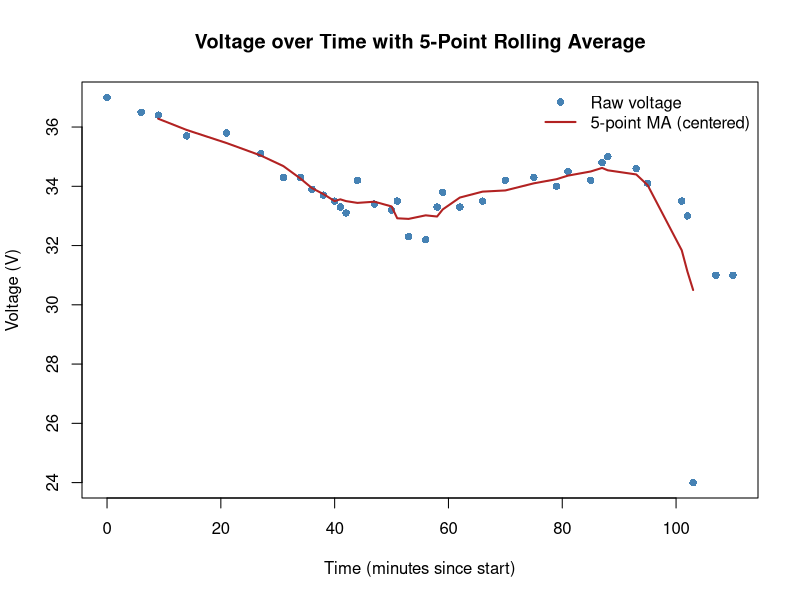

The R script that drew this image:
# R Script: Read CSV, compute rolling average, and plot

# 1. Install and load required package
if (!requireNamespace("zoo", quietly = TRUE)) {
  install.packages("zoo")
}
library(zoo)

# 2. Read the CSV file
#    Make sure "data.csv" is in your working directory, or provide the full path.
df <- read.csv("data.csv", stringsAsFactors = FALSE)

# 3. Rename columns for easier reference
#    The original CSV has columns named "x (minutes)" and "y (voltage)".
names(df) <- c("time_min", "voltage")

# 4. Choose a window size for the rolling average (e.g., 5 points)
window_size <- 5

# 5. Compute the centered rolling average of 'voltage'
#    'fill = NA' will pad the ends with NA where a full window cannot be formed.
df$MA <- rollmean(df$voltage,
                  k     = window_size,
                  align = "center",
                  fill  = NA)

# 6. Plot the raw data points and overlay the rolling average

# 6a) Plot raw voltage vs. elapsed time (in minutes)
plot(df$time_min,
     df$voltage,
     type  = "p",           # points
     pch   = 16,            # solid circle
     col   = "steelblue",
     xlab  = "Time (minutes since start)",
     ylab  = "Voltage (V)",
     main  = paste0("Voltage over Time with ", window_size, "-Point Rolling Average")
)

# 6b) Add the rolling-average curve
lines(df$time_min,
      df$MA,
      col = "firebrick",
      lwd = 2
)

# 6c) Add a legend
legend("topright",
       legend = c("Raw voltage", paste0(window_size, "-point MA (centered)")),
       col    = c("steelblue", "firebrick"),
       pch    = c(16, NA),
       lty    = c(NA, 1),
       lwd    = c(NA, 2),
       bty    = "n"
)

# 7. (Optional) Print the data frame to console for inspection
print(df)

